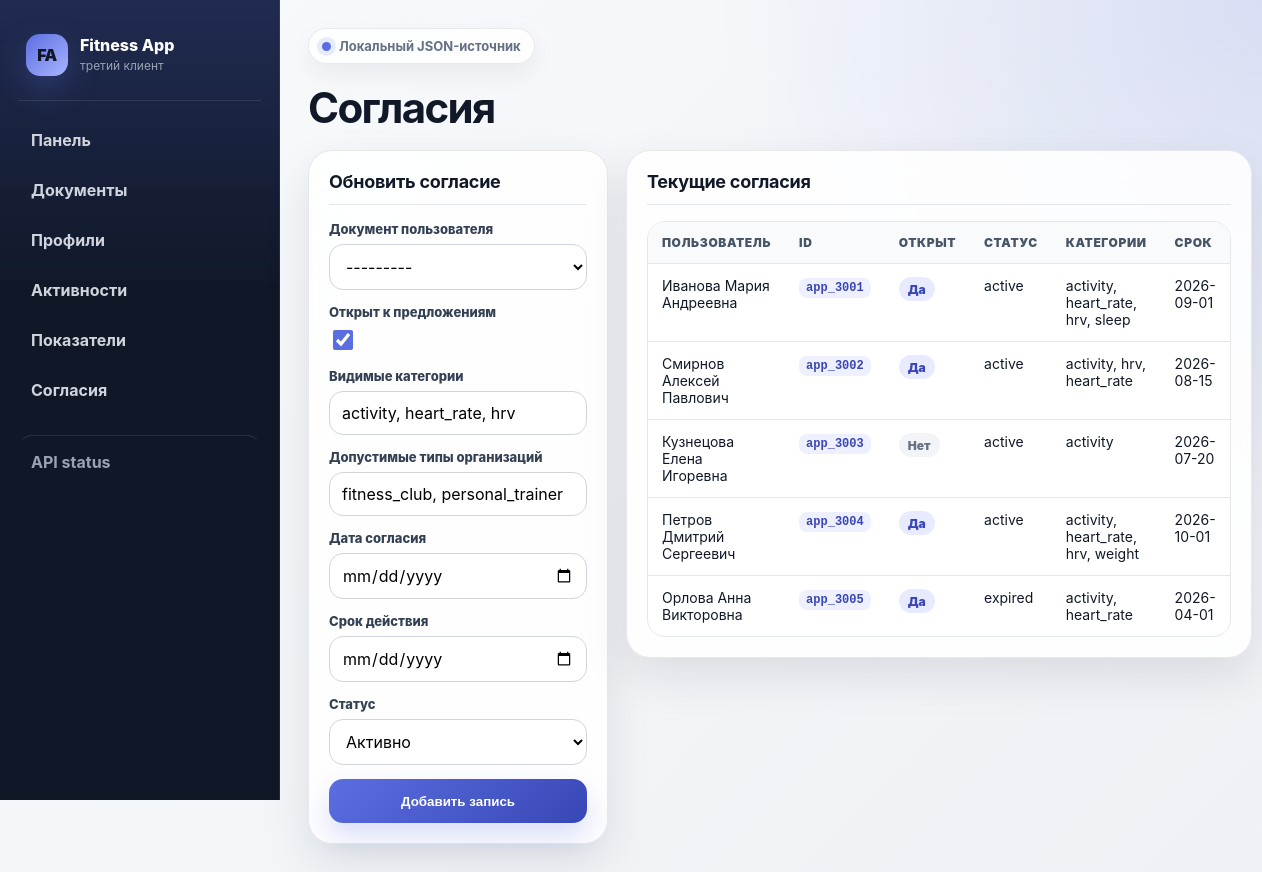
The app's page /consents/ with its own data.
### mobile_source/models.py (models this page shows, shortened)
class FitnessDocument(models.Model):
    local_id = models.CharField("Локальный ID пользователя", max_length=64, unique=True)
    document = models.JSONField("JSON-документ пользователя", default=dict)
    created_at = models.DateTimeField("Дата создания", auto_now_add=True)
    updated_at = models.DateTimeField("Дата обновления", auto_now=True)
    class Meta:
        verbose_name = "JSON-документ фитнес-приложения"
        verbose_name_plural = "JSON-документы фитнес-приложения"
        ordering = ["local_id"]

### mobile_source/views.py (the view)
# urls.py: path("consents/", views.consents_page, name="consents_page"),
def consents_page(request):
    documents_qs = FitnessDocument.objects.order_by("local_id")
    return _save_form_or_render(
        request,
        ConsentUpdateForm,
        "mobile_source/consents.html",
        {"consent_rows": _flatten_consents(documents_qs)},
    )

### mobile_source/forms.py (shortened to what this page needs)
class ConsentUpdateForm(StyledFormMixin, forms.Form):
    document = FitnessDocumentChoiceField(label="Документ пользователя", queryset=FitnessDocument.objects.all())
    open_to_offers = forms.BooleanField(label="Открыт к предложениям", required=False, initial=True)
    visible_categories = forms.CharField(label="Видимые категории", required=False, initial="activity, heart_rate, hrv")
    allowed_organization_types = forms.CharField(label="Допустимые типы организаций", required=False, initial="fitness_club, personal_trainer")
    granted_at = forms.DateField(label="Дата согласия", widget=forms.DateInput(attrs={"type": "date"}), required=False)
    expires_at = forms.DateField(label="Срок действия", widget=forms.DateInput(attrs={"type": "date"}), required=False)
    status = forms.ChoiceField(label="Статус", choices=CONSENT_STATUS_CHOICES, initial="active")
    def __init__(self, *args, **kwargs):
        super().__init__(*args, **kwargs)
        self.fields["document"].queryset = FitnessDocument.objects.order_by("local_id")
        self._apply_styles()

### mobile_source/forms.py (called while the page is built)
    def _apply_styles(self):
        for field in self.fields.values():
            widget = field.widget
            if isinstance(widget, forms.CheckboxInput):
                widget.attrs.setdefault("class", CHECK_CLASS)
            elif isinstance(widget, forms.Select):
                widget.attrs.setdefault("class", SELECT_CLASS)
            else:
                widget.attrs.setdefault("class", TEXT_CLASS)

    def label_from_instance(self, obj):
        doc = obj.document if isinstance(obj.document, dict) else {}
        profile = doc.get("profile", {}) if isinstance(doc.get("profile", {}), dict) else {}
        return f"{obj.local_id} — {profile.get('fullName') or obj.local_id}"

### mobile_source/views.py (called while the page is built)
def _get_document_data(item):
    return item.document if isinstance(item.document, dict) else {}

def _profile(doc):
    return doc.get("profile", {}) if isinstance(doc.get("profile", {}), dict) else {}

def _consent(doc):
    return doc.get("consent", {}) if isinstance(doc.get("consent", {}), dict) else {}

def _display_name(item):
    doc = _get_document_data(item)
    profile = _profile(doc)
    return profile.get("fullName") or item.local_id

### mobile_source/templates/mobile_source/consents.html (shortened to what this page needs)
{% extends "mobile_source/base.html" %}
{% block content %}
<h1>Согласия</h1>
<div class="layout">
    <section class="card">
        <h2>Обновить согласие</h2>
        {% include "mobile_source/_form.html" %}
    </section>
    <section class="card">
        <h2>Текущие согласия</h2>
        {% if consent_rows %}
            <div class="table-wrap">
                <table>
                    <tr><th>Пользователь</th><th>ID</th><th>Открыт</th><th>Статус</th><th>Категории</th><th>Срок</th></tr>
                    {% for consent in consent_rows %}
                        <tr>
                            <td>{{ consent.full_name }}</td>
                            <td><code>{{ consent.local_user_id }}</code></td>
                            <td>{% if consent.open_to_offers %}<span class="badge">Да</span>{% else %}<span class="badge badge-muted">Нет</span>{% endif %}</td>
                            <td>{{ consent.status|default:"—" }}</td>
                            <td>{{ consent.visible_data_categories|join:", " }}</td>
                            <td>{{ consent.expires_at|default:"—" }}</td>
                        </tr>
                    {% endfor %}
                </table>
            </div>
        {% else %}
            <div class="muted">Согласия пока не добавлены.</div>
        {% endif %}
    </section>
</div>
{% endblock %}

### mobile_source/templates/mobile_source/_form.html (shortened to what this page needs)
<form method="post" novalidate>
    {% for field in form %}
        <div class="form-row">
            <label for="{{ field.id_for_label }}">{{ field.label }}</label>
            {{ field }}
        </div>
    {% endfor %}
    <button type="submit">Добавить запись</button>
</form>

### mobile_source/templates/mobile_source/base.html (style rules this page uses)
:root { --page: #eef1f5; --panel: #101828; --panel-soft: #1d2939; --surface: #ffffff; --surface-2: #f8fafc; --text: #111827; --muted: #667085; --line: #e4e7ec; --accent: #5b6ee1; --accent-2: #3847b5; --danger: #d92d20; --success: #039855; --shadow: 0 18px 45px rgba(16, 24, 40, 0.10); }
* { box-sizing: border-box; }
body { margin: 0; min-height: 100vh; font-family: Inter, "Segoe UI", Arial, sans-serif; color: var(--text); background: radial-gradient(circle at top right, rgba(91, 110, 225, 0.17), transparent 34rem), linear-gradient(135deg, #f8fafc 0%, var(--page) 100%); }
h1 { margin: 0 0 20px; font-size: clamp(28px, 4vw, 42px); line-height: 1.05; letter-spacing: -0.04em; }
h2 { margin: 0 0 16px; font-size: 18px; letter-spacing: -0.015em; }
.card { background: rgba(255, 255, 255, 0.88); backdrop-filter: blur(14px); border: 1px solid rgba(228, 231, 236, 0.92); border-radius: 24px; padding: 20px; box-shadow: var(--shadow); margin-bottom: 18px; }
.card h2 { padding-bottom: 12px; border-bottom: 1px solid var(--line); }
.layout { display: grid; grid-template-columns: minmax(300px, 410px) 1fr; gap: 18px; align-items: start; }
.table-wrap { overflow-x: auto; border: 1px solid var(--line); border-radius: 18px; background: var(--surface); }
table { width: 100%; border-collapse: separate; border-spacing: 0; font-size: 14px; }
th, td { border-bottom: 1px solid var(--line); padding: 13px 14px; text-align: left; vertical-align: top; }
tr:last-child td { border-bottom: 0; }
th { color: #475467; font-size: 12px; font-weight: 900; text-transform: uppercase; letter-spacing: 0.05em; background: #f9fafb; }
.form-row { margin-bottom: 14px; }
label { display: block; font-weight: 800; margin-bottom: 7px; font-size: 13px; color: #344054; }
.form-control, .form-select { width: 100%; min-height: 42px; border: 1px solid #d0d5dd; border-radius: 14px; padding: 11px 12px; font: inherit; background: #ffffff; outline: none; transition: 0.15s ease; }
.form-check-input { width: 20px; height: 20px; accent-color: var(--accent); }
button, .button { display: inline-flex; justify-content: center; align-items: center; width: 100%; min-height: 44px; border: 0; border-radius: 14px; padding: 12px 16px; background: linear-gradient(135deg, var(--accent), var(--accent-2)); color: #ffffff; font-weight: 900; cursor: pointer; text-decoration: none; box-shadow: 0 14px 28px rgba(91, 110, 225, 0.22); transition: 0.16s ease; }
code { background: #eef0ff; color: #3847b5; padding: 3px 7px; border-radius: 8px; font-size: 12px; font-weight: 800; }
.badge { display: inline-flex; align-items: center; min-height: 24px; padding: 4px 9px; border-radius: 999px; background: #e8ebff; color: #3847b5; font-size: 12px; font-weight: 900; }
.badge-muted { background: #f2f4f7; color: #667085; }

### records on screen
FitnessDocument: form "---------", full_name "Иванова Мария Андреевна", local_user_id "app_3001", shows "Да", status "active", visible_data_categories "activity, heart_rate, hrv, sleep", expires_at "2026-09-01"
FitnessDocument: full_name "Смирнов Алексей Павлович", local_user_id "app_3002", shows "Да", status "active", visible_data_categories "activity, hrv, heart_rate", expires_at "2026-08-15"
FitnessDocument: full_name "Кузнецова Елена Игоревна", local_user_id "app_3003", shows "Нет", status "active", visible_data_categories "activity", expires_at "2026-07-20"
FitnessDocument: full_name "Петров Дмитрий Сергеевич", local_user_id "app_3004", shows "Да", status "active", visible_data_categories "activity, heart_rate, hrv, weight", expires_at "2026-10-01"
FitnessDocument: full_name "Орлова Анна Викторовна", local_user_id "app_3005", shows "Да", status "expired", visible_data_categories "activity, heart_rate", expires_at "2026-04-01"

### other values on screen
{{ field.label }} "Документ пользователя" "Открыт к предложениям" "Видимые категории" "Допустимые типы организаций" "Дата согласия" "Срок действия" "Статус"
